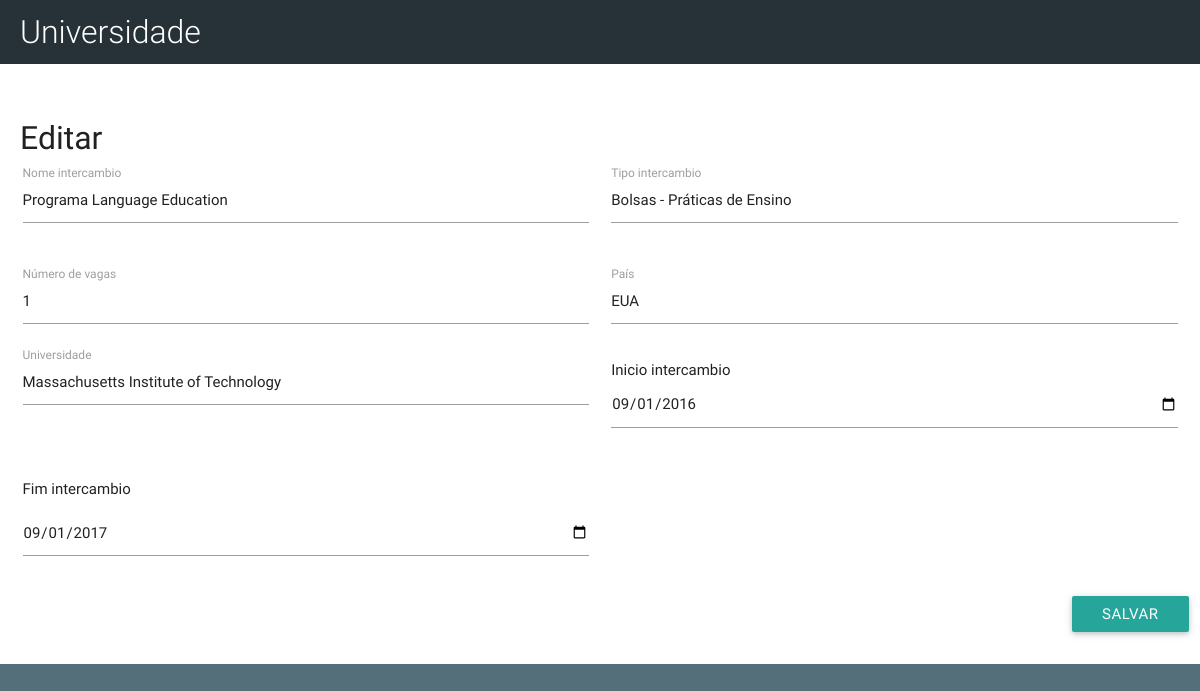
Page /codigo/interface/edit?id=2 on the committed database.
### tables this page shows
CREATE TABLE `intercambio` (
  `NumInter` int(11) NOT NULL,
  `NomeInter` char(150) NOT NULL,
  `TipoInter` char(150) NOT NULL,
  `NumVagas` int(11) NOT NULL,
  `Pais` char(150) NOT NULL,
  `Universidade` char(150) NOT NULL,
  `InterInicio` date NOT NULL,
  `InterFim` date NOT NULL
);

### codigo/interface/edit.php (the view, shortened to what this page needs)
<?php require_once('header.php'); ?>
<?php
if(isset($_GET['id']))
{
  $sql_query="SELECT * FROM intercambio WHERE NumInter=".$_GET['id'];
  $result_set=mysql_query($sql_query);
  $fetched_row=mysql_fetch_array($result_set);
}
?>
<div class="row white "style="
padding-top: 50px;">
<span class="title-header">Editar</span>
<form method="post" class="col s12">
  <div class="row">
    <div class="input-field col s6">
      <input id="NomeInter" value="<?php echo $fetched_row['NomeInter']; ?>" name="nome" type="text">
      <label for="NomeInter">Nome intercambio</label>
    </div>
    <div class="input-field col s6">
        <input id="NomeInter" value="<?php echo $fetched_row['TipoInter']; ?>" name="tipo" type="text">
        <label for="NomeInter">Tipo intercambio</label>
    </div>
  </div>
  <div class="row">
    <div class="input-field col s6">
      <input id="pais" name="vagas" value="<?php echo $fetched_row['NumVagas']; ?>"  type="text">
      <label for="pais">Número de vagas</label>
    </div>
    <div class="input-field col s6">
      <input id="pais" name="pais" value="<?php echo $fetched_row['Pais']; ?>" type="text">
      <label for="pais">País</label>
    </div>
    <div class="input-field col s6">
      <input id="universidade" name="universidade" value="<?php echo $fetched_row['Universidade']; ?>" type="text">
      <label for="universidade">Universidade</label>
    </div>
    <div class="input-field col s6">
      <span for="">Inicio intercambio</span>
      <input name="inicio"  type="date" value="<?php echo $fetched_row['InterInicio']; ?>" class="datepicker">
    </div>
    <div class="input-field col s6">
      <p for="">Fim intercambio</p>
      <input name="fim" type="date" value="<?php echo $fetched_row['InterFim']; ?>" class="datepicker">
    </div>
  </div>
  <button class="btn waves-effect waves-light right" type="submit" name="action">Salvar
  </button>
  <br><br><br>
</form>
</div>

### codigo/interface/css/style.css (style rules this page uses)
.title-header { padding-left: 20px; font-size: 32px; }

### rows in the picture
intercambio: nome "Programa Language Education", tipo "Bolsas - Práticas de Ensino", vagas "1", pais "EUA", universidade "Massachusetts Institute of Technology", inicio "09/01/2016", fim "09/01/2017"
